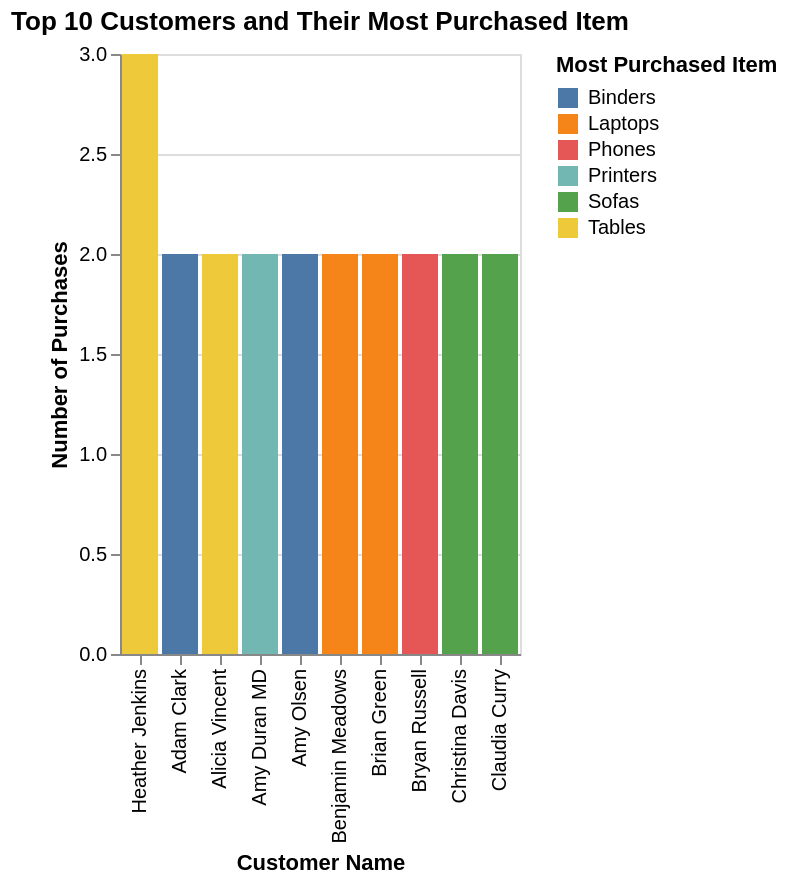

Notebook cell for this chart:
### Code cell
import altair as alt
import pandas as pd

# Find the most purchased item for each customer
most_purchased_item = df_cleaned.groupby(['CustomerName', 'Sub-Category']).size().reset_index(name='counts')
idx = most_purchased_item.groupby(['CustomerName'])['counts'].idxmax()
top_customers_df = most_purchased_item.loc[idx].nlargest(10, 'counts')


# Create the chart
chart = alt.Chart(top_customers_df).mark_bar().encode(
    x=alt.X('CustomerName:N', sort='-y', title='Customer Name'),
    y=alt.Y('counts:Q', title='Number of Purchases'),
    color=alt.Color('Sub-Category:N', title='Most Purchased Item'),
    tooltip=['CustomerName', 'Sub-Category', 'counts']
).properties(
    title='Top 10 Customers and Their Most Purchased Item'
)

display(chart)

### Figure 1 — Vega-Lite specification as saved in the notebook (floating-point values rounded to 4 significant figures)
{"config": {"view": {"continuousWidth": 300, "continuousHeight": 300}}, "data": {"name": "data-5bc78f967302f7ec410c909755f048f6"}, "mark": {"type": "bar"}, "encoding": {"color": {"field": "Sub-Category", "title": "Most Purchased Item", "type": "nominal"}, "tooltip": [{"field": "CustomerName", "type": "nominal"}, {"field": "Sub-Category", "type": "nominal"}, {"field": "counts", "type": "quantitative"}], "x": {"field": "CustomerName", "sort": "-y", "title": "Customer Name", "type": "nominal"}, "y": {"field": "counts", "title": "Number of Purchases", "type": "quantitative"}}, "title": "Top 10 Customers and Their Most Purchased Item", "$schema": "https://vega.github.io/schema/vega-lite/v6.1.0.json", "datasets": {"data-5bc78f967302f7ec410c909755f048f6": [{"CustomerName": "Heather Jenkins", "Sub-Category": "Tables", "counts": 3}, {"CustomerName": "Adam Clark", "Sub-Category": "Binders", "counts": 2}, {"CustomerName": "Alicia Vincent", "Sub-Category": "Tables", "counts": 2}, {"CustomerName": "Amy Duran MD", "Sub-Category": "Printers", "counts": 2}, {"CustomerName": "Amy Olsen", "Sub-Category": "Binders", "counts": 2}, {"CustomerName": "Benjamin Meadows", "Sub-Category": "Laptops", "counts": 2}, {"CustomerName": "Brian Green", "Sub-Category": "Laptops", "counts": 2}, {"CustomerName": "Bryan Russell", "Sub-Category": "Phones", "counts": 2}, {"CustomerName": "Christina Davis", "Sub-Category": "Sofas", "counts": 2}, {"CustomerName": "Claudia Curry", "Sub-Category": "Sofas", "counts": 2}]}}
